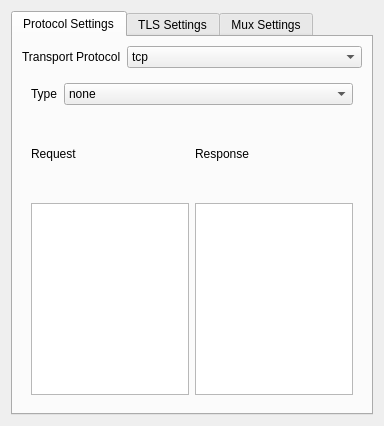
<?xml version="1.0" encoding="UTF-8"?>
<ui version="4.0">
 <class>StreamWidget</class>
 <widget class="QWidget" name="StreamWidget">
  <property name="geometry">
   <rect>
    <x>0</x>
    <y>0</y>
    <width>384</width>
    <height>426</height>
   </rect>
  </property>
  <property name="windowTitle">
   <string>Stream Settings Widget</string>
  </property>
  <layout class="QGridLayout" name="gridLayout">
   <item row="0" column="0">
    <widget class="QTabWidget" name="tabWidget">
     <property name="currentIndex">
      <number>0</number>
     </property>
     <widget class="QWidget" name="tab_3">
      <attribute name="title">
       <string>Protocol Settings</string>
      </attribute>
      <layout class="QGridLayout" name="gridLayout_3">
       <item row="0" column="0">
        <layout class="QHBoxLayout" name="horizontalLayout_2" stretch="0,1">
         <item>
          <widget class="QLabel" name="transportLabel">
           <property name="text">
            <string>Transport Protocol</string>
           </property>
          </widget>
         </item>
         <item>
          <widget class="QComboBox" name="transportCombo">
           <item>
            <property name="text">
             <string notr="true">tcp</string>
            </property>
           </item>
           <item>
            <property name="text">
             <string notr="true">http</string>
            </property>
           </item>
           <item>
            <property name="text">
             <string notr="true">ws</string>
            </property>
           </item>
           <item>
            <property name="text">
             <string notr="true">kcp</string>
            </property>
           </item>
           <item>
            <property name="text">
             <string notr="true">quic</string>
            </property>
           </item>
          </widget>
         </item>
        </layout>
       </item>
       <item row="1" column="0">
        <widget class="QStackedWidget" name="v2rayStackView">
         <property name="sizePolicy">
          <sizepolicy hsizetype="Minimum" vsizetype="Preferred">
           <horstretch>0</horstretch>
           <verstretch>0</verstretch>
          </sizepolicy>
         </property>
         <property name="minimumSize">
          <size>
           <width>1</width>
           <height>0</height>
          </size>
         </property>
         <property name="currentIndex">
          <number>0</number>
         </property>
         <widget class="QWidget" name="tcpStackPage">
          <layout class="QGridLayout" name="gridLayout_2" rowstretch="0,0,0">
           <item row="0" column="0" colspan="4">
            <layout class="QHBoxLayout" name="horizontalLayout" stretch="0,1">
             <item>
              <widget class="QLabel" name="label">
               <property name="text">
                <string>Type</string>
               </property>
              </widget>
             </item>
             <item>
              <widget class="QComboBox" name="tcpHeaderTypeCB">
               <item>
                <property name="text">
                 <string notr="true">none</string>
                </property>
               </item>
               <item>
                <property name="text">
                 <string notr="true">http</string>
                </property>
               </item>
              </widget>
             </item>
            </layout>
           </item>
           <item row="2" column="2" colspan="2">
            <widget class="QPlainTextEdit" name="tcpRespTxt">
             <property name="sizePolicy">
              <sizepolicy hsizetype="Preferred" vsizetype="Preferred">
               <horstretch>0</horstretch>
               <verstretch>0</verstretch>
              </sizepolicy>
             </property>
             <property name="lineWrapMode">
              <enum>QPlainTextEdit::NoWrap</enum>
             </property>
             <property name="readOnly">
              <bool>false</bool>
             </property>
             <property name="plainText">
              <string/>
             </property>
             <property name="placeholderText">
              <string notr="true"/>
             </property>
            </widget>
           </item>
           <item row="1" column="0" colspan="2">
            <widget class="QLabel" name="label_2">
             <property name="text">
              <string>Request</string>
             </property>
            </widget>
           </item>
           <item row="2" column="0" colspan="2">
            <widget class="QPlainTextEdit" name="tcpRequestTxt">
             <property name="sizePolicy">
              <sizepolicy hsizetype="Preferred" vsizetype="Preferred">
               <horstretch>0</horstretch>
               <verstretch>0</verstretch>
              </sizepolicy>
             </property>
             <property name="lineWrapMode">
              <enum>QPlainTextEdit::NoWrap</enum>
             </property>
             <property name="readOnly">
              <bool>false</bool>
             </property>
             <property name="plainText">
              <string/>
             </property>
             <property name="backgroundVisible">
              <bool>false</bool>
             </property>
             <property name="placeholderText">
              <string notr="true"/>
             </property>
            </widget>
           </item>
           <item row="1" column="2" colspan="2">
            <widget class="QLabel" name="label_3">
             <property name="text">
              <string>Response</string>
             </property>
            </widget>
           </item>
          </layout>
         </widget>
         <widget class="QWidget" name="httpStackPage">
          <layout class="QGridLayout" name="gridLayout_8" rowstretch="0,0,0,1">
           <item row="0" column="0">
            <widget class="QLabel" name="label_5">
             <property name="text">
              <string>Path</string>
             </property>
            </widget>
           </item>
           <item row="1" column="0">
            <widget class="QLineEdit" name="httpPathTxt">
             <property name="placeholderText">
              <string notr="true">/</string>
             </property>
            </widget>
           </item>
           <item row="2" column="0">
            <widget class="QLabel" name="label_4">
             <property name="text">
              <string>Host</string>
             </property>
            </widget>
           </item>
           <item row="3" column="0">
            <widget class="QPlainTextEdit" name="httpHostTxt">
             <property name="placeholderText">
              <string notr="true">myhost.mydomain.com</string>
             </property>
            </widget>
           </item>
          </layout>
         </widget>
         <widget class="QWidget" name="wsStackPage">
          <layout class="QGridLayout" name="gridLayout_9" rowstretch="0,0,1">
           <item row="0" column="0">
            <layout class="QHBoxLayout" name="horizontalLayout_4">
             <item>
              <widget class="QLabel" name="label_7">
               <property name="text">
                <string>Path</string>
               </property>
              </widget>
             </item>
             <item>
              <widget class="QLineEdit" name="wsPathTxt">
               <property name="text">
                <string/>
               </property>
               <property name="placeholderText">
                <string notr="true">/wsPath</string>
               </property>
              </widget>
             </item>
            </layout>
           </item>
           <item row="2" column="0">
            <widget class="QPlainTextEdit" name="wsHeadersTxt">
             <property name="placeholderText">
              <string notr="true">Key|Value</string>
             </property>
            </widget>
           </item>
           <item row="1" column="0">
            <widget class="QLabel" name="label_26">
             <property name="text">
              <string>Headers</string>
             </property>
            </widget>
           </item>
          </layout>
         </widget>
         <widget class="QWidget" name="mKCPStackPage">
          <layout class="QFormLayout" name="formLayout_7">
           <item row="0" column="0">
            <widget class="QLabel" name="label_8">
             <property name="text">
              <string>MTU</string>
             </property>
            </widget>
           </item>
           <item row="0" column="1">
            <widget class="QSpinBox" name="kcpMTU">
             <property name="sizePolicy">
              <sizepolicy hsizetype="MinimumExpanding" vsizetype="Fixed">
               <horstretch>0</horstretch>
               <verstretch>0</verstretch>
              </sizepolicy>
             </property>
             <property name="minimum">
              <number>576</number>
             </property>
             <property name="maximum">
              <number>1460</number>
             </property>
             <property name="value">
              <number>1350</number>
             </property>
            </widget>
           </item>
           <item row="1" column="0">
            <widget class="QLabel" name="label_10">
             <property name="text">
              <string>TTI (ms)</string>
             </property>
            </widget>
           </item>
           <item row="1" column="1">
            <widget class="QSpinBox" name="kcpTTI">
             <property name="sizePolicy">
              <sizepolicy hsizetype="MinimumExpanding" vsizetype="Fixed">
               <horstretch>0</horstretch>
               <verstretch>0</verstretch>
              </sizepolicy>
             </property>
             <property name="minimum">
              <number>10</number>
             </property>
             <property name="maximum">
              <number>100</number>
             </property>
             <property name="value">
              <number>50</number>
             </property>
            </widget>
           </item>
           <item row="2" column="0">
            <widget class="QLabel" name="label_12">
             <property name="text">
              <string>Uplink Capacity (MB/s)</string>
             </property>
            </widget>
           </item>
           <item row="2" column="1">
            <widget class="QSpinBox" name="kcpUploadCapacSB">
             <property name="sizePolicy">
              <sizepolicy hsizetype="MinimumExpanding" vsizetype="Fixed">
               <horstretch>0</horstretch>
               <verstretch>0</verstretch>
              </sizepolicy>
             </property>
             <property name="maximum">
              <number>4096</number>
             </property>
             <property name="value">
              <number>5</number>
             </property>
            </widget>
           </item>
           <item row="3" column="0">
            <widget class="QLabel" name="label_15">
             <property name="text">
              <string>Congestion</string>
             </property>
            </widget>
           </item>
           <item row="3" column="1">
            <widget class="QCheckBox" name="kcpCongestionCB">
             <property name="text">
              <string>Enabled</string>
             </property>
            </widget>
           </item>
           <item row="4" column="0">
            <widget class="QLabel" name="label_9">
             <property name="text">
              <string>Downlink Capacity (MB/s)</string>
             </property>
            </widget>
           </item>
           <item row="4" column="1">
            <widget class="QSpinBox" name="kcpDownCapacitySB">
             <property name="sizePolicy">
              <sizepolicy hsizetype="MinimumExpanding" vsizetype="Fixed">
               <horstretch>0</horstretch>
               <verstretch>0</verstretch>
              </sizepolicy>
             </property>
             <property name="maximum">
              <number>4096</number>
             </property>
             <property name="value">
              <number>20</number>
             </property>
            </widget>
           </item>
           <item row="5" column="0">
            <widget class="QLabel" name="label_11">
             <property name="text">
              <string>Read Buffer Size (MB)</string>
             </property>
            </widget>
           </item>
           <item row="5" column="1">
            <widget class="QSpinBox" name="kcpReadBufferSB">
             <property name="sizePolicy">
              <sizepolicy hsizetype="MinimumExpanding" vsizetype="Fixed">
               <horstretch>0</horstretch>
               <verstretch>0</verstretch>
              </sizepolicy>
             </property>
             <property name="maximum">
              <number>1024</number>
             </property>
             <property name="value">
              <number>2</number>
             </property>
            </widget>
           </item>
           <item row="6" column="0">
            <widget class="QLabel" name="labelx">
             <property name="text">
              <string>Write Buffer Size (MB)</string>
             </property>
            </widget>
           </item>
           <item row="6" column="1">
            <widget class="QSpinBox" name="kcpWriteBufferSB">
             <property name="sizePolicy">
              <sizepolicy hsizetype="MinimumExpanding" vsizetype="Fixed">
               <horstretch>0</horstretch>
               <verstretch>0</verstretch>
              </sizepolicy>
             </property>
             <property name="maximum">
              <number>1024</number>
             </property>
             <property name="value">
              <number>2</number>
             </property>
            </widget>
           </item>
           <item row="7" column="0">
            <widget class="QLabel" name="label_16">
             <property name="text">
              <string>Type</string>
             </property>
            </widget>
           </item>
           <item row="7" column="1">
            <widget class="QComboBox" name="kcpHeaderType">
             <property name="sizePolicy">
              <sizepolicy hsizetype="MinimumExpanding" vsizetype="Fixed">
               <horstretch>0</horstretch>
               <verstretch>0</verstretch>
              </sizepolicy>
             </property>
             <item>
              <property name="text">
               <string notr="true">none</string>
              </property>
             </item>
             <item>
              <property name="text">
               <string notr="true">srtp</string>
              </property>
             </item>
             <item>
              <property name="text">
               <string notr="true">utp</string>
              </property>
             </item>
             <item>
              <property name="text">
               <string notr="true">wechat-video</string>
              </property>
             </item>
             <item>
              <property name="text">
               <string notr="true">dtls</string>
              </property>
             </item>
             <item>
              <property name="text">
               <string notr="true">wireguard</string>
              </property>
             </item>
            </widget>
           </item>
           <item row="9" column="0" colspan="2">
            <spacer name="verticalSpacer">
             <property name="orientation">
              <enum>Qt::Vertical</enum>
             </property>
             <property name="sizeHint" stdset="0">
              <size>
               <width>20</width>
               <height>40</height>
              </size>
             </property>
            </spacer>
           </item>
           <item row="8" column="0">
            <widget class="QLabel" name="label_14">
             <property name="text">
              <string>Seed (Experimental)</string>
             </property>
            </widget>
           </item>
           <item row="8" column="1">
            <widget class="QLineEdit" name="seedTxt"/>
           </item>
          </layout>
         </widget>
         <widget class="QWidget" name="quicStackPage">
          <layout class="QFormLayout" name="formLayout_3">
           <item row="0" column="0">
            <widget class="QLabel" name="label_18">
             <property name="text">
              <string>Security</string>
             </property>
            </widget>
           </item>
           <item row="0" column="1">
            <widget class="QComboBox" name="quicSecurityCB">
             <item>
              <property name="text">
               <string notr="true">none</string>
              </property>
             </item>
             <item>
              <property name="text">
               <string notr="true">aes-128-gcm</string>
              </property>
             </item>
             <item>
              <property name="text">
               <string notr="true">chacha20-poly1305</string>
              </property>
             </item>
            </widget>
           </item>
           <item row="1" column="0">
            <widget class="QLabel" name="label_19">
             <property name="text">
              <string>Key</string>
             </property>
            </widget>
           </item>
           <item row="1" column="1">
            <widget class="QLineEdit" name="quicKeyTxt">
             <property name="text">
              <string/>
             </property>
             <property name="placeholderText">
              <string>keys</string>
             </property>
            </widget>
           </item>
           <item row="2" column="0">
            <widget class="QLabel" name="label_20">
             <property name="text">
              <string>Headers</string>
             </property>
            </widget>
           </item>
           <item row="2" column="1">
            <widget class="QComboBox" name="quicHeaderTypeCB">
             <item>
              <property name="text">
               <string notr="true">none</string>
              </property>
             </item>
             <item>
              <property name="text">
               <string notr="true">srtp</string>
              </property>
             </item>
             <item>
              <property name="text">
               <string notr="true">utp</string>
              </property>
             </item>
             <item>
              <property name="text">
               <string notr="true">wechat-video</string>
              </property>
             </item>
             <item>
              <property name="text">
               <string notr="true">dtls</string>
              </property>
             </item>
             <item>
              <property name="text">
               <string notr="true">wireguard</string>
              </property>
             </item>
            </widget>
           </item>
           <item row="3" column="0">
            <spacer name="verticalSpacer_2">
             <property name="orientation">
              <enum>Qt::Vertical</enum>
             </property>
             <property name="sizeHint" stdset="0">
              <size>
               <width>20</width>
               <height>40</height>
              </size>
             </property>
            </spacer>
           </item>
          </layout>
         </widget>
        </widget>
       </item>
      </layout>
     </widget>
     <widget class="QWidget" name="tab">
      <attribute name="title">
       <string>TLS Settings</string>
      </attribute>
      <layout class="QFormLayout" name="formLayout">
       <item row="0" column="0" colspan="2">
        <widget class="QCheckBox" name="tlsCB">
         <property name="text">
          <string>Enable TLS</string>
         </property>
        </widget>
       </item>
       <item row="1" column="0" colspan="2">
        <widget class="QCheckBox" name="allowInsecureCB">
         <property name="text">
          <string>Allow Insecure Certificates</string>
         </property>
        </widget>
       </item>
       <item row="2" column="0" colspan="2">
        <widget class="QCheckBox" name="allowInsecureCiphersCB">
         <property name="text">
          <string>Allow Insecure Ciphers</string>
         </property>
        </widget>
       </item>
       <item row="3" column="0">
        <widget class="QLabel" name="label_6">
         <property name="text">
          <string>Server</string>
         </property>
        </widget>
       </item>
       <item row="3" column="1">
        <widget class="QLineEdit" name="serverNameTxt"/>
       </item>
       <item row="4" column="0">
        <widget class="QLabel" name="label_13">
         <property name="text">
          <string>Alpn</string>
         </property>
        </widget>
       </item>
       <item row="4" column="1">
        <widget class="QPlainTextEdit" name="alpnTxt"/>
       </item>
      </layout>
     </widget>
     <widget class="QWidget" name="tab_2">
      <attribute name="title">
       <string>Mux Settings</string>
      </attribute>
      <layout class="QFormLayout" name="formLayout_2">
       <item row="0" column="0">
        <widget class="QLabel" name="label_17">
         <property name="text">
          <string>Mux</string>
         </property>
        </widget>
       </item>
       <item row="1" column="0">
        <widget class="QLabel" name="label_21">
         <property name="text">
          <string>Mux Concurrency</string>
         </property>
        </widget>
       </item>
       <item row="0" column="1">
        <widget class="QCheckBox" name="muxCB">
         <property name="text">
          <string>Enable</string>
         </property>
        </widget>
       </item>
       <item row="1" column="1">
        <widget class="QSpinBox" name="muxConcurrencySB"/>
       </item>
      </layout>
     </widget>
    </widget>
   </item>
  </layout>
 </widget>
 <tabstops>
  <tabstop>tabWidget</tabstop>
  <tabstop>transportCombo</tabstop>
  <tabstop>tcpHeaderTypeCB</tabstop>
  <tabstop>tcpRequestTxt</tabstop>
  <tabstop>tcpRespTxt</tabstop>
  <tabstop>httpPathTxt</tabstop>
  <tabstop>httpHostTxt</tabstop>
  <tabstop>wsPathTxt</tabstop>
  <tabstop>wsHeadersTxt</tabstop>
  <tabstop>kcpMTU</tabstop>
  <tabstop>kcpTTI</tabstop>
  <tabstop>kcpUploadCapacSB</tabstop>
  <tabstop>kcpCongestionCB</tabstop>
  <tabstop>kcpDownCapacitySB</tabstop>
  <tabstop>kcpReadBufferSB</tabstop>
  <tabstop>kcpWriteBufferSB</tabstop>
  <tabstop>kcpHeaderType</tabstop>
  <tabstop>quicSecurityCB</tabstop>
  <tabstop>quicKeyTxt</tabstop>
  <tabstop>quicHeaderTypeCB</tabstop>
  <tabstop>tlsCB</tabstop>
  <tabstop>allowInsecureCB</tabstop>
  <tabstop>serverNameTxt</tabstop>
 </tabstops>
 <resources/>
 <connections/>
</ui>
